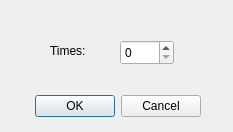
<?xml version="1.0" encoding="UTF-8"?>
<ui version="4.0">
 <class>pasteDialog</class>
 <widget class="QDialog" name="pasteDialog">
  <property name="geometry">
   <rect>
    <x>0</x>
    <y>0</y>
    <width>233</width>
    <height>132</height>
   </rect>
  </property>
  <property name="windowTitle">
   <string>粘贴</string>
  </property>
  <widget class="QDialogButtonBox" name="buttonBox">
   <property name="geometry">
    <rect>
     <x>30</x>
     <y>90</y>
     <width>171</width>
     <height>32</height>
    </rect>
   </property>
   <property name="orientation">
    <enum>Qt::Horizontal</enum>
   </property>
   <property name="standardButtons">
    <set>QDialogButtonBox::Cancel|QDialogButtonBox::Ok</set>
   </property>
  </widget>
  <widget class="QLabel" name="label">
   <property name="geometry">
    <rect>
     <x>50</x>
     <y>40</y>
     <width>51</width>
     <height>21</height>
    </rect>
   </property>
   <property name="text">
    <string>Times:</string>
   </property>
  </widget>
  <widget class="QSpinBox" name="spinBox_times">
   <property name="geometry">
    <rect>
     <x>120</x>
     <y>40</y>
     <width>54</width>
     <height>25</height>
    </rect>
   </property>
  </widget>
 </widget>
 <resources/>
 <connections>
  <connection>
   <sender>buttonBox</sender>
   <signal>accepted()</signal>
   <receiver>pasteDialog</receiver>
   <slot>accept()</slot>
   <hints>
    <hint type="sourcelabel">
     <x>248</x>
     <y>254</y>
    </hint>
    <hint type="destinationlabel">
     <x>157</x>
     <y>274</y>
    </hint>
   </hints>
  </connection>
  <connection>
   <sender>buttonBox</sender>
   <signal>rejected()</signal>
   <receiver>pasteDialog</receiver>
   <slot>reject()</slot>
   <hints>
    <hint type="sourcelabel">
     <x>316</x>
     <y>260</y>
    </hint>
    <hint type="destinationlabel">
     <x>286</x>
     <y>274</y>
    </hint>
   </hints>
  </connection>
 </connections>
</ui>
